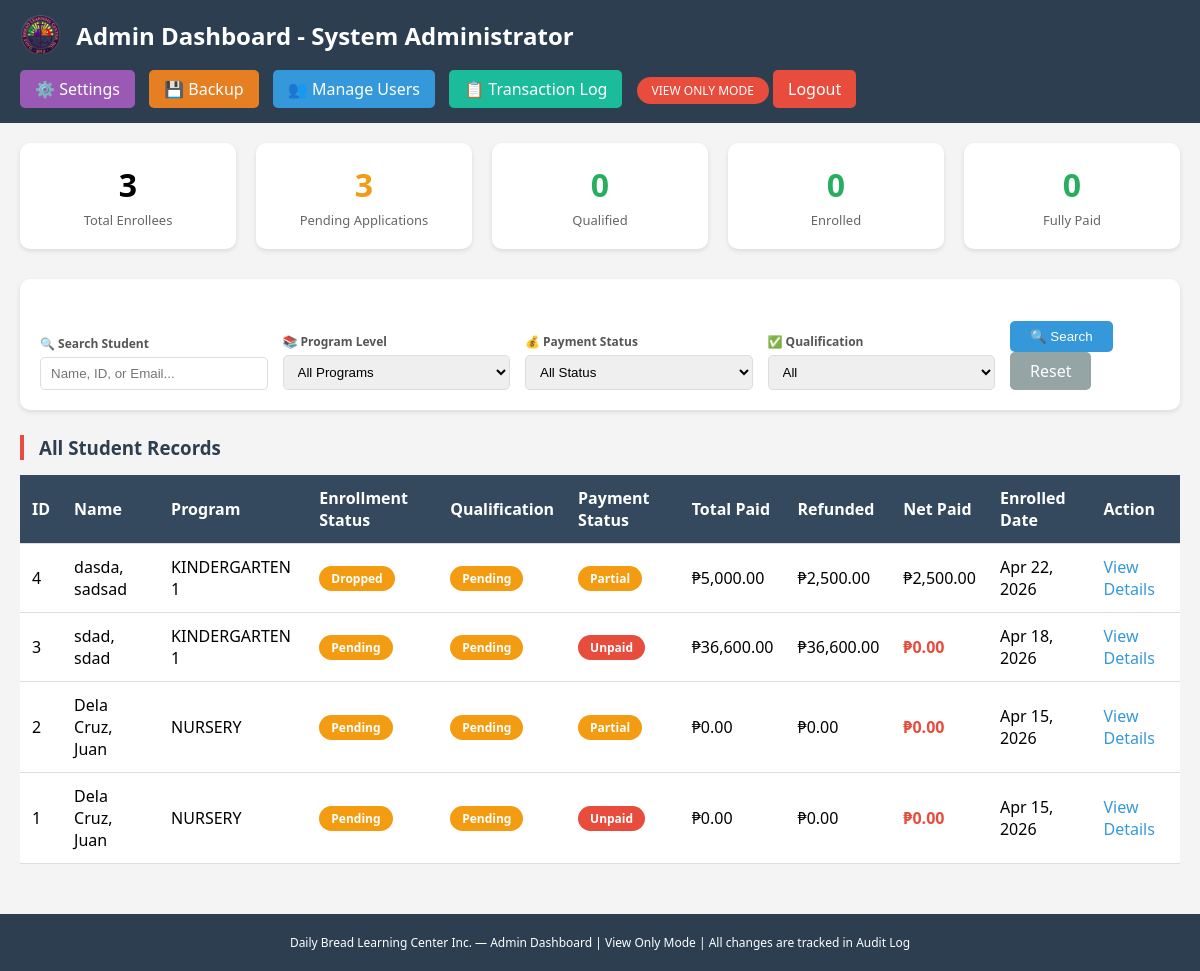
Page /admin_dashboard.php (signed in) on the committed database.
### tables this page shows
CREATE TABLE `enrollees` (
  `enrollee_id` int(11) NOT NULL AUTO_INCREMENT,
  `student_type` varchar(20) NOT NULL,
  `program_level` varchar(20) NOT NULL,
  `payment_plan` varchar(50) NOT NULL,
  `payment_amount` decimal(10,2) NOT NULL,
  `last_name` varchar(50) NOT NULL,
  `first_name` varchar(50) NOT NULL,
  `middle_name` varchar(50) DEFAULT NULL,
  `nickname` varchar(50) DEFAULT NULL,
  `birth_date` date NOT NULL,
  `place_of_birth` varchar(100) DEFAULT NULL,
  `address` varchar(255) NOT NULL,
  `email` varchar(100) DEFAULT NULL,
  `password_hash` varchar(255) DEFAULT NULL,
  `created_at` timestamp NOT NULL DEFAULT current_timestamp(),
  `qualification_status` varchar(20) DEFAULT 'Pending' COMMENT 'Pending, Qualified, Not Qualified',
  `payment_status` varchar(50) DEFAULT 'Unpaid' COMMENT 'Unpaid, Partial, Fully Paid',
  `requirements_status` varchar(20) DEFAULT 'Pending' COMMENT 'Complete, Incomplete, Pending',
  `requirements_notes` text DEFAULT NULL COMMENT 'Notes about missing requirements',
  `birth_cert_received` tinyint(4) DEFAULT 0,
  `id_picture_received` tinyint(4) DEFAULT 0,
  `report_card_received` tinyint(4) DEFAULT 0,
  `immunization_record_received` tinyint(4) DEFAULT 0,
  `medical_cert_received` tinyint(4) DEFAULT 0,
  `enrollment_status` varchar(20) DEFAULT 'Enrolled' COMMENT 'Enrolled, Dropped, Transferred, On Leave',
  `enrollment_status_date` date DEFAULT NULL,
  `enrollment_status_reason` text DEFAULT NULL,
  `is_archived` tinyint(4) DEFAULT 0,
  `archived_date` date DEFAULT NULL,
  `archive_reason` varchar(100) DEFAULT NULL,
  PRIMARY KEY (`enrollee_id`)
);

### admin_dashboard.php (the view, shortened to what this page needs)
<?php
require_once 'db_connection.php';
$search = isset($_GET['search']) ? $_GET['search'] : '';
$sql = "SELECT e.*,
        COALESCE(SUM(CASE WHEN pt.payment_type = 'Payment' THEN pt.payment_amount ELSE 0 END), 0) as total_paid,
        COALESCE(SUM(CASE WHEN pt.payment_type = 'Refund' THEN pt.refund_amount ELSE 0 END), 0) as total_refunded
        FROM enrollees e
        LEFT JOIN payment_transactions pt ON e.enrollee_id = pt.enrollee_id
        WHERE 1=1";
$sql .= " GROUP BY e.enrollee_id ORDER BY e.enrollee_id DESC";
$stmt = $pdo->query($sql);
$enrollees = $stmt->fetchAll(PDO::FETCH_ASSOC);
$total = $pdo->query("SELECT COUNT(*) FROM enrollees WHERE is_archived = 0 OR is_archived IS NULL")->fetchColumn();
$pending_applications = $pdo->query("SELECT COUNT(*) FROM enrollees WHERE enrollment_status = 'Pending'")->fetchColumn();
$qualified = $pdo->query("SELECT COUNT(*) FROM enrollees WHERE qualification_status = 'Qualified'")->fetchColumn();
$enrolled = $pdo->query("SELECT COUNT(*) FROM enrollees WHERE enrollment_status = 'Enrolled'")->fetchColumn();
$fully_paid = $pdo->query("SELECT COUNT(*) FROM enrollees WHERE payment_status = 'Fully Paid'")->fetchColumn();
?>
<!DOCTYPE html>
<html lang="en">
<head>
</head>
<body>
<div class="header">
    <div class="header-left">
        <img src="images/logo.png" alt="Logo">
        <h2>Admin Dashboard - <?php echo $_SESSION['full_name']; ?></h2>
    </div>
    <div>
        <a href="system_settings.php" style="background: #9b59b6; color: white; padding: 8px 15px; text-decoration: none; border-radius: 5px; margin-right: 10px; display: inline-block;">⚙️ Settings</a>
        <a href="backup_restore.php" style="background: #e67e22; color: white; padding: 8px 15px; text-decoration: none; border-radius: 5px; margin-right: 10px; display: inline-block;">💾 Backup</a>
        <a href="manage_users.php" style="background: #3498db; color: white; padding: 8px 15px; text-decoration: none; border-radius: 5px; margin-right: 10px; display: inline-block;">👥 Manage Users</a>
        <a href="transaction_log.php" style="background: #1abc9c; color: white; padding: 8px 15px; text-decoration: none; border-radius: 5px; margin-right: 10px; display: inline-block;">📋 Transaction Log</a>
        <span class="view-only-badge">VIEW ONLY MODE</span>
        <a href="logout.php" class="logout-btn">Logout</a>
    </div>
</div>
<div class="container">
    <div class="stats">
        <div class="stat-card"><div class="stat-number"><?php echo $total; ?></div><div class="stat-label">Total Enrollees</div></div>
        <div class="stat-card"><div class="stat-number" style="color:#f39c12;"><?php echo $pending_applications; ?></div><div class="stat-label">Pending Applications</div></div>
        <div class="stat-card"><div class="stat-number" style="color:#27ae60;"><?php echo $qualified; ?></div><div class="stat-label">Qualified</div></div>
        <div class="stat-card"><div class="stat-number" style="color:#27ae60;"><?php echo $enrolled; ?></div><div class="stat-label">Enrolled</div></div>
        <div class="stat-card"><div class="stat-number" style="color:#27ae60;"><?php echo $fully_paid; ?></div><div class="stat-label">Fully Paid</div></div>
    </div>
    <div class="search-section">
        <form method="GET" class="filter-form">
            <div class="filter-group">
                <label>🔍 Search Student</label>
                <input type="text" name="search" id="searchInput" placeholder="Name, ID, or Email..." value="<?php echo htmlspecialchars($search); ?>">
            </div>
            <div class="filter-group">
                <label>📚 Program Level</label>
                <select name="program_filter">
                    <option value="">All Programs</option>
                </select>
            </div>
            <div class="filter-group">
                <label>💰 Payment Status</label>
                <select name="payment_filter">
                    <option value="">All Status</option>
                </select>
            </div>
            <div class="filter-group">
                <label>✅ Qualification</label>
                <select name="qualification_filter">
                    <option value="">All</option>
                </select>
            </div>
            <div class="filter-group" style="flex: 0.5;">
                <label>&nbsp;</label>
                <button type="submit" class="btn-search">🔍 Search</button>
                <a href="admin_dashboard.php" class="btn-reset">Reset</a>
            </div>
        </form>
    </div>
    <h3 class="section-title">All Student Records</h3>
    <div style="overflow-x: auto;">
        <table class="student-table">
            <thead>
                <tr>
                    <th>ID</th>
                    <th>Name</th>
                    <th>Program</th>
                    <th>Enrollment Status</th>
                    <th>Qualification</th>
                    <th>Payment Status</th>
                    <th>Total Paid</th>
                    <th>Refunded</th>
                    <th>Net Paid</th>
                    <th>Enrolled Date</th>
                    <th>Action</th>
                </tr>
            </thead>
            <tbody>
                <?php foreach($enrollees as $e):
                    $net_paid = $e['total_paid'] - $e['total_refunded'];
                    $net_paid_class = $net_paid <= 0 ? 'net-paid-zero' : ($net_paid >= $e['payment_amount'] ? 'net-paid-positive' : '');
                ?>
                <tr>
                    <td><?php echo $e['enrollee_id']; ?></td>
                    <td><?php echo htmlspecialchars($e['last_name'] . ', ' . $e['first_name']); ?></td>
                    <td><?php echo $e['program_level']; ?></td>
                    <td><span class="badge <?php echo $e['enrollment_status'] == 'Enrolled' ? 'enrolled' : 'pending-enrollment'; ?>"><?php echo $e['enrollment_status']; ?></span></td>
                    <td><span class="badge <?php echo strtolower(str_replace(' ', '', $e['qualification_status'])); ?>"><?php echo $e['qualification_status']; ?></span></td>
                    <td><span class="badge <?php echo strtolower(str_replace(' ', '-', $e['payment_status'])); ?>"><?php echo $e['payment_status']; ?></span></td>
                    <td>₱<?php echo number_format($e['total_paid'], 2); ?></td>
                    <td>₱<?php echo number_format($e['total_refunded'], 2); ?></td>
                    <td class="<?php echo $net_paid_class; ?>">₱<?php echo number_format($net_paid, 2); ?></td>
                    <td><?php echo date('M d, Y', strtotime($e['created_at'])); ?></td>
                    <td><a href="view_student.php?id=<?php echo $e['enrollee_id']; ?>" class="view-link">View Details</a></td>
                </tr>
                <?php endforeach; ?>
            </tbody>
        </table>
    </div>
</div>
<div class="footer">
    <p>Daily Bread Learning Center Inc. — Admin Dashboard | View Only Mode | All changes are tracked in Audit Log</p>
</div>
</body>
</html>

### admin_dashboard.php (style rules this page uses)
* { margin: 0; padding: 0; box-sizing: border-box; }
body { font-family: 'Segoe UI', sans-serif; background: #f4f4f4; }
.header { background: #2c3e50; color: white; padding: 15px 20px; display: flex; justify-content: space-between; align-items: center; flex-wrap: wrap; gap: 15px; }
.header-left { display: flex; align-items: center; gap: 15px; }
.header-left img { height: 40px; }
.logout-btn { background: #e74c3c; color: white; padding: 8px 15px; text-decoration: none; border-radius: 5px; }
.view-only-badge { background: #e74c3c; color: white; padding: 5px 15px; border-radius: 20px; font-size: 12px; }
.container { padding: 20px; max-width: 1400px; margin: auto; }
.stats { display: flex; gap: 20px; margin-bottom: 30px; flex-wrap: wrap; }
.stat-card { background: white; padding: 20px; border-radius: 10px; flex: 1; text-align: center; box-shadow: 0 2px 5px rgba(0,0,0,0.1); min-width: 140px; }
.stat-number { font-size: 32px; font-weight: bold; }
.stat-label { color: #666; margin-top: 5px; font-size: 13px; }
.search-section { background: white; padding: 20px; border-radius: 10px; margin-bottom: 20px; box-shadow: 0 2px 5px rgba(0,0,0,0.1); }
.filter-form { display: flex; gap: 15px; flex-wrap: wrap; align-items: flex-end; }
.filter-group { flex: 1; min-width: 150px; }
.filter-group label { display: block; margin-bottom: 5px; font-weight: 600; color: #555; font-size: 12px; }
.filter-group input, .filter-group select { width: 100%; padding: 8px 10px; border: 1px solid #ddd; border-radius: 5px; }
.btn-search { background: #3498db; color: white; border: none; padding: 8px 20px; border-radius: 5px; cursor: pointer; }
.btn-reset { background: #95a5a6; color: white; padding: 8px 20px; text-decoration: none; border-radius: 5px; display: inline-block; }
.section-title { margin: 25px 0 15px; color: #2c3e50; border-left: 4px solid #e74c3c; padding-left: 15px; }
.student-table { width: 100%; background: white; border-collapse: collapse; box-shadow: 0 2px 5px rgba(0,0,0,0.1); }
.student-table th, .student-table td { padding: 12px; text-align: left; border-bottom: 1px solid #ddd; }
.student-table th { background: #34495e; color: white; }
.badge { padding: 4px 12px; border-radius: 20px; font-size: 12px; font-weight: bold; display: inline-block; }
.pending { background: #f39c12; color: white; }
.partial { background: #f39c12; color: white; }
.unpaid { background: #e74c3c; color: white; }
.pending-enrollment { background: #f39c12; color: white; }
.view-link { color: #3498db; text-decoration: none; }
.footer { background: #2c3e50; color: white; text-align: center; padding: 20px; font-size: 12px; margin-top: 30px; }
.net-paid-zero { color: #e74c3c; font-weight: bold; }

### rows in the picture
enrollees: enrollee_id "4", last_name+first_name "dasda, sadsad", program_level "KINDERGARTEN 1", enrollment_status "Dropped", qualification_status "Pending", payment_status "Partial", total_paid "5,000.00", total_refunded "2,500.00", net_paid "2,500.00", created_at "Apr 22, 2026"
enrollees: enrollee_id "3", last_name+first_name "sdad, sdad", program_level "KINDERGARTEN 1", enrollment_status "Pending", qualification_status "Pending", payment_status "Unpaid", total_paid "36,600.00", total_refunded "36,600.00", net_paid "0.00", created_at "Apr 18, 2026"
enrollees: enrollee_id "2", last_name+first_name "Dela Cruz, Juan", program_level "NURSERY", enrollment_status "Pending", qualification_status "Pending", payment_status "Partial", total_paid "0.00", total_refunded "0.00", net_paid "0.00", created_at "Apr 15, 2026"
enrollees: enrollee_id "1", last_name+first_name "Dela Cruz, Juan", program_level "NURSERY", enrollment_status "Pending", qualification_status "Pending", payment_status "Unpaid", total_paid "0.00", total_refunded "0.00", net_paid "0.00", created_at "Apr 15, 2026"

### other values in the picture
$_SESSION['full_name'] "System Administrator"
$total "3"
$pending_applications "3"
$qualified "0"
$enrolled "0"
$fully_paid "0"
